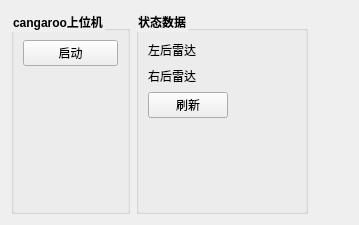
                 <widget class="QWidget" name="tab_9">
                  <attribute name="title">
                   <string>超声波雷达</string>
                  </attribute>
                  <layout class="QVBoxLayout" name="verticalLayout_33">
                   <item>
                    <layout class="QHBoxLayout" name="horizontalLayout_55">
                     <item>
                      <widget class="QGroupBox" name="groupBox_16">
                       <property name="font">
                        <font>
                         <weight>75</weight>
                         <bold>true</bold>
                        </font>
                       </property>
                       <property name="styleSheet">
                        <string notr="true">QGroupBox::title{
font-size:13px;
front-weight:bold;
}</string>
                       </property>
                       <property name="title">
                        <string>cangaroo上位机</string>
                       </property>
                       <layout class="QVBoxLayout" name="verticalLayout_31">
                        <item>
                         <layout class="QVBoxLayout" name="verticalLayout_32">
                          <item>
                           <layout class="QHBoxLayout" name="horizontalLayout_59">
                            <item>
                             <widget class="QPushButton" name="pushButton_tof_config">
                              <property name="text">
                               <string>启动</string>
                              </property>
                             </widget>
                            </item>
                           </layout>
                          </item>
                         </layout>
                        </item>
                        <item>
                         <spacer name="verticalSpacer_6">
                          <property name="orientation">
                           <enum>Qt::Vertical</enum>
                          </property>
                          <property name="sizeHint" stdset="0">
                           <size>
                            <width>20</width>
                            <height>136</height>
                           </size>
                          </property>
                         </spacer>
                        </item>
                       </layout>
                      </widget>
                     </item>
                     <item>
                      <widget class="QGroupBox" name="groupBox_17">
                       <property name="font">
                        <font>
                         <weight>75</weight>
                         <bold>true</bold>
                        </font>
                       </property>
                       <property name="styleSheet">
                        <string notr="true">QGroupBox::title{
font-size:13px;
front-weight:bold;
}</string>
                       </property>
                       <property name="title">
                        <string>状态数据</string>
                       </property>
                       <layout class="QVBoxLayout" name="verticalLayout_9">
                        <item>
                         <layout class="QHBoxLayout" name="horizontalLayout_12">
                          <item>
                           <widget class="QLabel" name="label_90">
                            <property name="text">
                             <string>左后雷达  </string>
                            </property>
                           </widget>
                          </item>
                          <item>
                           <widget class="QLabel" name="label_tof_data">
                            <property name="sizePolicy">
                             <sizepolicy hsizetype="Expanding" vsizetype="Preferred">
                              <horstretch>0</horstretch>
                              <verstretch>0</verstretch>
                             </sizepolicy>
                            </property>
                            <property name="styleSheet">
                             <string notr="true"/>
                            </property>
                            <property name="text">
                             <string/>
                            </property>
                           </widget>
                          </item>
                          <item>
                           <spacer name="horizontalSpacer_39">
                            <property name="orientation">
                             <enum>Qt::Horizontal</enum>
                            </property>
                            <property name="sizeHint" stdset="0">
                             <size>
                              <width>40</width>
                              <height>20</height>
                             </size>
                            </property>
                           </spacer>
                          </item>
                          <item>
                           <spacer name="horizontalSpacer_24">
                            <property name="orientation">
                             <enum>Qt::Horizontal</enum>
                            </property>
                            <property name="sizeHint" stdset="0">
                             <size>
                              <width>40</width>
                              <height>20</height>
                             </size>
                            </property>
                           </spacer>
                          </item>
                         </layout>
                        </item>
                        <item>
                         <layout class="QHBoxLayout" name="horizontalLayout_13">
                          <item>
                           <widget class="QLabel" name="label_6">
                            <property name="text">
                             <string>右后雷达  </string>
                            </property>
                           </widget>
                          </item>
                          <item>
                           <widget class="QLabel" name="label_tof_r">
                            <property name="sizePolicy">
                             <sizepolicy hsizetype="Expanding" vsizetype="Preferred">
                              <horstretch>0</horstretch>
                              <verstretch>0</verstretch>
                             </sizepolicy>
                            </property>
                            <property name="styleSheet">
                             <string notr="true"/>
                            </property>
                            <property name="text">
                             <string/>
                            </property>
                           </widget>
                          </item>
                          <item>
                           <spacer name="horizontalSpacer_38">
                            <property name="orientation">
                             <enum>Qt::Horizontal</enum>
                            </property>
                            <property name="sizeHint" stdset="0">
                             <size>
                              <width>40</width>
                              <height>20</height>
                             </size>
                            </property>
                           </spacer>
                          </item>
                          <item>
                           <spacer name="horizontalSpacer_40">
                            <property name="orientation">
                             <enum>Qt::Horizontal</enum>
                            </property>
                            <property name="sizeHint" stdset="0">
                             <size>
                              <width>40</width>
                              <height>20</height>
                             </size>
                            </property>
                           </spacer>
                          </item>
                         </layout>
                        </item>
                        <item>
                         <layout class="QHBoxLayout" name="horizontalLayout_106">
                          <item>
                           <widget class="QPushButton" name="pushButton_tof_update">
                            <property name="text">
                             <string>刷新</string>
                            </property>
                           </widget>
                          </item>
                          <item>
                           <spacer name="horizontalSpacer_15">
                            <property name="orientation">
                             <enum>Qt::Horizontal</enum>
                            </property>
                            <property name="sizeHint" stdset="0">
                             <size>
                              <width>40</width>
                              <height>20</height>
                             </size>
                            </property>
                           </spacer>
                          </item>
                         </layout>
                        </item>
                        <item>
                         <spacer name="verticalSpacer_5">
                          <property name="orientation">
                           <enum>Qt::Vertical</enum>
                          </property>
                          <property name="sizeHint" stdset="0">
                           <size>
                            <width>20</width>
                            <height>40</height>
                           </size>
                          </property>
                         </spacer>
                        </item>
                       </layout>
                      </widget>
                     </item>
                     <item>
                      <spacer name="horizontalSpacer_12">
                       <property name="orientation">
                        <enum>Qt::Horizontal</enum>
                       </property>
                       <property name="sizeHint" stdset="0">
                        <size>
                         <width>40</width>
                         <height>20</height>
                        </size>
                       </property>
                      </spacer>
                     </item>
                    </layout>
                   </item>
                  </layout>
                 </widget>
